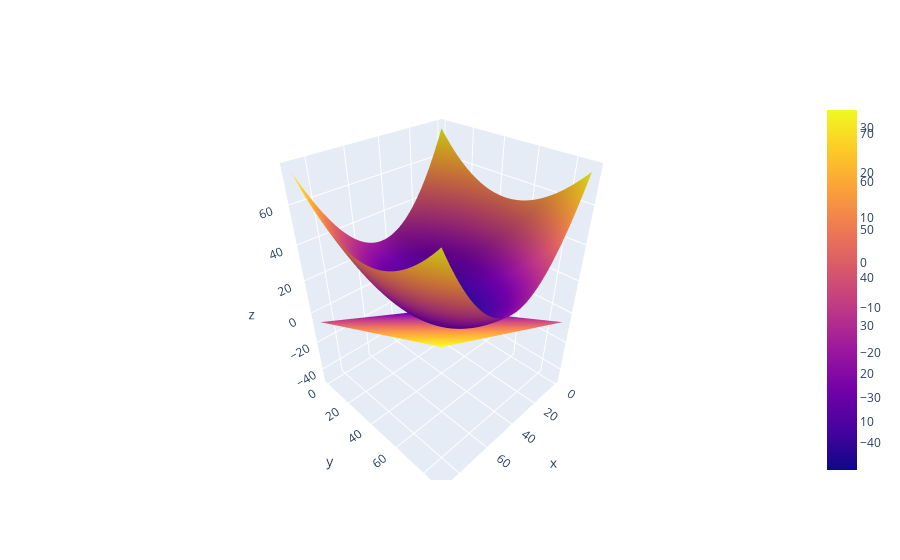

The code cell stored with this chart in its notebook:
### Code cell
#PLOT 1
import sympy as sp
x,y = sp.symbols('x y')
paraboloid = sp.lambdify((x,y),2*x**2 + y**2)
plane = sp.lambdify((x,y),4*x+4*y-6)
plane2 = sp.lambdify(x,y),x+y)
import numpy as np
points = np.linspace(-5,5,90)
x,y = np.meshgrid(points,points)

import plotly.graph_objects as go
fig = go.Figure(data = [go.Surface(z = paraboloid(x,y)),go.Surface(z = plane(x,y))])
fig.show()

### Figure 1 — Plotly figure (JSON) as saved in the notebook; plotly's stock layout.template omitted (floating-point values rounded to 4 significant figures; data arrays with more than 128 entries replaced by an {"elided": "..."} marker saying what was removed)
{"data": [{"type": "surface", "z": {"elided": "90x90 float values"}}, {"type": "surface", "z": {"elided": "90x90 float values"}}], "layout": {}}
